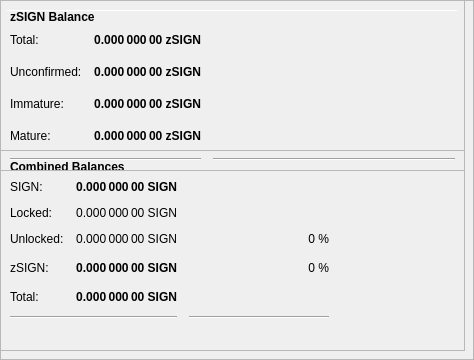
        <widget class="QFrame" name="frameObfuscation">
         <property name="minimumSize">
          <size>
           <width>0</width>
           <height>350</height>
          </size>
         </property>
         <property name="layoutDirection">
          <enum>Qt::LeftToRight</enum>
         </property>
         <property name="frameShape">
          <enum>QFrame::StyledPanel</enum>
         </property>
         <property name="frameShadow">
          <enum>QFrame::Raised</enum>
         </property>
         <widget class="QPushButton" name="runAutoDenom">
          <property name="geometry">
           <rect>
            <x>251</x>
            <y>17</y>
            <width>1</width>
            <height>1</height>
           </rect>
          </property>
          <property name="palette">
           <palette>
            <active>
             <colorrole role="WindowText">
              <brush brushstyle="SolidPattern">
               <color alpha="255">
                <red>0</red>
                <green>0</green>
                <blue>0</blue>
               </color>
              </brush>
             </colorrole>
             <colorrole role="Button">
              <brush brushstyle="SolidPattern">
               <color alpha="255">
                <red>239</red>
                <green>238</green>
                <blue>238</blue>
               </color>
              </brush>
             </colorrole>
             <colorrole role="Light">
              <brush brushstyle="SolidPattern">
               <color alpha="255">
                <red>255</red>
                <green>255</green>
                <blue>255</blue>
               </color>
              </brush>
             </colorrole>
             <colorrole role="Midlight">
              <brush brushstyle="SolidPattern">
               <color alpha="255">
                <red>247</red>
                <green>246</green>
                <blue>246</blue>
               </color>
              </brush>
             </colorrole>
             <colorrole role="Dark">
              <brush brushstyle="SolidPattern">
               <color alpha="255">
                <red>119</red>
                <green>119</green>
                <blue>119</blue>
               </color>
              </brush>
             </colorrole>
             <colorrole role="Mid">
              <brush brushstyle="SolidPattern">
               <color alpha="255">
                <red>159</red>
                <green>159</green>
                <blue>159</blue>
               </color>
              </brush>
             </colorrole>
             <colorrole role="Text">
              <brush brushstyle="SolidPattern">
               <color alpha="255">
                <red>0</red>
                <green>0</green>
                <blue>0</blue>
               </color>
              </brush>
             </colorrole>
             <colorrole role="BrightText">
              <brush brushstyle="SolidPattern">
               <color alpha="255">
                <red>255</red>
                <green>255</green>
                <blue>255</blue>
               </color>
              </brush>
             </colorrole>
             <colorrole role="ButtonText">
              <brush brushstyle="SolidPattern">
               <color alpha="255">
                <red>0</red>
                <green>0</green>
                <blue>0</blue>
               </color>
              </brush>
             </colorrole>
             <colorrole role="Base">
              <brush brushstyle="SolidPattern">
               <color alpha="255">
                <red>255</red>
                <green>255</green>
                <blue>255</blue>
               </color>
              </brush>
             </colorrole>
             <colorrole role="Window">
              <brush brushstyle="SolidPattern">
               <color alpha="255">
                <red>239</red>
                <green>238</green>
                <blue>238</blue>
               </color>
              </brush>
             </colorrole>
             <colorrole role="Shadow">
              <brush brushstyle="SolidPattern">
               <color alpha="255">
                <red>0</red>
                <green>0</green>
                <blue>0</blue>
               </color>
              </brush>
             </colorrole>
             <colorrole role="AlternateBase">
              <brush brushstyle="SolidPattern">
               <color alpha="255">
                <red>247</red>
                <green>246</green>
                <blue>246</blue>
               </color>
              </brush>
             </colorrole>
             <colorrole role="ToolTipBase">
              <brush brushstyle="SolidPattern">
               <color alpha="255">
                <red>255</red>
                <green>255</green>
                <blue>220</blue>
               </color>
              </brush>
             </colorrole>
             <colorrole role="ToolTipText">
              <brush brushstyle="SolidPattern">
               <color alpha="255">
                <red>0</red>
                <green>0</green>
                <blue>0</blue>
               </color>
              </brush>
             </colorrole>
            </active>
            <inactive>
             <colorrole role="WindowText">
              <brush brushstyle="SolidPattern">
               <color alpha="255">
                <red>0</red>
                <green>0</green>
                <blue>0</blue>
               </color>
              </brush>
             </colorrole>
             <colorrole role="Button">
              <brush brushstyle="SolidPattern">
               <color alpha="255">
                <red>239</red>
                <green>238</green>
                <blue>238</blue>
               </color>
              </brush>
             </colorrole>
             <colorrole role="Light">
              <brush brushstyle="SolidPattern">
               <color alpha="255">
                <red>255</red>
                <green>255</green>
                <blue>255</blue>
               </color>
              </brush>
             </colorrole>
             <colorrole role="Midlight">
              <brush brushstyle="SolidPattern">
               <color alpha="255">
                <red>247</red>
                <green>246</green>
                <blue>246</blue>
               </color>
              </brush>
             </colorrole>
             <colorrole role="Dark">
              <brush brushstyle="SolidPattern">
               <color alpha="255">
                <red>119</red>
                <green>119</green>
                <blue>119</blue>
               </color>
              </brush>
             </colorrole>
             <colorrole role="Mid">
              <brush brushstyle="SolidPattern">
               <color alpha="255">
                <red>159</red>
                <green>159</green>
                <blue>159</blue>
               </color>
              </brush>
             </colorrole>
             <colorrole role="Text">
              <brush brushstyle="SolidPattern">
               <color alpha="255">
                <red>0</red>
                <green>0</green>
                <blue>0</blue>
               </color>
              </brush>
             </colorrole>
             <colorrole role="BrightText">
              <brush brushstyle="SolidPattern">
               <color alpha="255">
                <red>255</red>
                <green>255</green>
                <blue>255</blue>
               </color>
              </brush>
             </colorrole>
             <colorrole role="ButtonText">
              <brush brushstyle="SolidPattern">
               <color alpha="255">
                <red>0</red>
                <green>0</green>
                <blue>0</blue>
               </color>
              </brush>
             </colorrole>
             <colorrole role="Base">
              <brush brushstyle="SolidPattern">
               <color alpha="255">
                <red>255</red>
                <green>255</green>
                <blue>255</blue>
               </color>
              </brush>
             </colorrole>
             <colorrole role="Window">
              <brush brushstyle="SolidPattern">
               <color alpha="255">
                <red>239</red>
                <green>238</green>
                <blue>238</blue>
               </color>
              </brush>
             </colorrole>
             <colorrole role="Shadow">
              <brush brushstyle="SolidPattern">
               <color alpha="255">
                <red>0</red>
                <green>0</green>
                <blue>0</blue>
               </color>
              </brush>
             </colorrole>
             <colorrole role="AlternateBase">
              <brush brushstyle="SolidPattern">
               <color alpha="255">
                <red>247</red>
                <green>246</green>
                <blue>246</blue>
               </color>
              </brush>
             </colorrole>
             <colorrole role="ToolTipBase">
              <brush brushstyle="SolidPattern">
               <color alpha="255">
                <red>255</red>
                <green>255</green>
                <blue>220</blue>
               </color>
              </brush>
             </colorrole>
             <colorrole role="ToolTipText">
              <brush brushstyle="SolidPattern">
               <color alpha="255">
                <red>0</red>
                <green>0</green>
                <blue>0</blue>
               </color>
              </brush>
             </colorrole>
            </inactive>
            <disabled>
             <colorrole role="WindowText">
              <brush brushstyle="SolidPattern">
               <color alpha="255">
                <red>119</red>
                <green>119</green>
                <blue>119</blue>
               </color>
              </brush>
             </colorrole>
             <colorrole role="Button">
              <brush brushstyle="SolidPattern">
               <color alpha="255">
                <red>239</red>
                <green>238</green>
                <blue>238</blue>
               </color>
              </brush>
             </colorrole>
             <colorrole role="Light">
              <brush brushstyle="SolidPattern">
               <color alpha="255">
                <red>255</red>
                <green>255</green>
                <blue>255</blue>
               </color>
              </brush>
             </colorrole>
             <colorrole role="Midlight">
              <brush brushstyle="SolidPattern">
               <color alpha="255">
                <red>247</red>
                <green>246</green>
                <blue>246</blue>
               </color>
              </brush>
             </colorrole>
             <colorrole role="Dark">
              <brush brushstyle="SolidPattern">
               <color alpha="255">
                <red>119</red>
                <green>119</green>
                <blue>119</blue>
               </color>
              </brush>
             </colorrole>
             <colorrole role="Mid">
              <brush brushstyle="SolidPattern">
               <color alpha="255">
                <red>159</red>
                <green>159</green>
                <blue>159</blue>
               </color>
              </brush>
             </colorrole>
             <colorrole role="Text">
              <brush brushstyle="SolidPattern">
               <color alpha="255">
                <red>119</red>
                <green>119</green>
                <blue>119</blue>
               </color>
              </brush>
             </colorrole>
             <colorrole role="BrightText">
              <brush brushstyle="SolidPattern">
               <color alpha="255">
                <red>255</red>
                <green>255</green>
                <blue>255</blue>
               </color>
              </brush>
             </colorrole>
             <colorrole role="ButtonText">
              <brush brushstyle="SolidPattern">
               <color alpha="255">
                <red>119</red>
                <green>119</green>
                <blue>119</blue>
               </color>
              </brush>
             </colorrole>
             <colorrole role="Base">
              <brush brushstyle="SolidPattern">
               <color alpha="255">
                <red>239</red>
                <green>238</green>
                <blue>238</blue>
               </color>
              </brush>
             </colorrole>
             <colorrole role="Window">
              <brush brushstyle="SolidPattern">
               <color alpha="255">
                <red>239</red>
                <green>238</green>
                <blue>238</blue>
               </color>
              </brush>
             </colorrole>
             <colorrole role="Shadow">
              <brush brushstyle="SolidPattern">
               <color alpha="255">
                <red>0</red>
                <green>0</green>
                <blue>0</blue>
               </color>
              </brush>
             </colorrole>
             <colorrole role="AlternateBase">
              <brush brushstyle="SolidPattern">
               <color alpha="255">
                <red>239</red>
                <green>238</green>
                <blue>238</blue>
               </color>
              </brush>
             </colorrole>
             <colorrole role="ToolTipBase">
              <brush brushstyle="SolidPattern">
               <color alpha="255">
                <red>255</red>
                <green>255</green>
                <blue>220</blue>
               </color>
              </brush>
             </colorrole>
             <colorrole role="ToolTipText">
              <brush brushstyle="SolidPattern">
               <color alpha="255">
                <red>0</red>
                <green>0</green>
                <blue>0</blue>
               </color>
              </brush>
             </colorrole>
            </disabled>
           </palette>
          </property>
          <property name="focusPolicy">
           <enum>Qt::NoFocus</enum>
          </property>
          <property name="autoFillBackground">
           <bool>true</bool>
          </property>
          <property name="text">
           <string/>
          </property>
          <property name="flat">
           <bool>true</bool>
          </property>
         </widget>
         <widget class="Line" name="line">
          <property name="geometry">
           <rect>
            <x>7</x>
            <y>10</y>
            <width>451</width>
            <height>1</height>
           </rect>
          </property>
          <property name="orientation">
           <enum>Qt::Horizontal</enum>
          </property>
         </widget>
         <widget class="QFrame" name="frame_3">
          <property name="geometry">
           <rect>
            <x>0</x>
            <y>150</y>
            <width>465</width>
            <height>201</height>
           </rect>
          </property>
          <property name="frameShape">
           <enum>QFrame::StyledPanel</enum>
          </property>
          <property name="frameShadow">
           <enum>QFrame::Raised</enum>
          </property>
          <layout class="QVBoxLayout" name="verticalLayout_5">
           <item>
            <layout class="QHBoxLayout" name="horizontalLayout_5" stretch="0">
             <item>
              <widget class="QLabel" name="label_5z">
               <property name="maximumSize">
                <size>
                 <width>16777215</width>
                 <height>20</height>
                </size>
               </property>
               <property name="font">
                <font>
                 <weight>75</weight>
                 <bold>true</bold>
                </font>
               </property>
               <property name="toolTip">
                <string>Combined Balances (including unconfirmed and immature coins)</string>
               </property>
               <property name="text">
                <string>&lt;html&gt;&lt;head/&gt;&lt;body&gt;&lt;p&gt;Combined Balances&lt;/p&gt;&lt;/body&gt;&lt;/html&gt;</string>
               </property>
              </widget>
             </item>
            </layout>
           </item>
           <item>
            <layout class="QGridLayout" name="gridLayout_3">
             <property name="spacing">
              <number>12</number>
             </property>
             <item row="7" column="0" colspan="2">
              <widget class="Line" name="lineSpendableBalance_3">
               <property name="orientation">
                <enum>Qt::Horizontal</enum>
               </property>
              </widget>
             </item>
             <item row="7" column="2">
              <widget class="Line" name="lineWatchBalance_3">
               <property name="sizePolicy">
                <sizepolicy hsizetype="Preferred" vsizetype="Fixed">
                 <horstretch>0</horstretch>
                 <verstretch>0</verstretch>
                </sizepolicy>
               </property>
               <property name="minimumSize">
                <size>
                 <width>140</width>
                 <height>0</height>
                </size>
               </property>
               <property name="orientation">
                <enum>Qt::Horizontal</enum>
               </property>
              </widget>
             </item>
             <item row="4" column="1">
              <widget class="QLabel" name="labelzBalancez">
               <property name="font">
                <font>
                 <weight>75</weight>
                 <bold>true</bold>
                </font>
               </property>
               <property name="cursor">
                <cursorShape>IBeamCursor</cursorShape>
               </property>
               <property name="toolTip">
                <string>Total of transactions that have yet to be confirmed, and do not yet count toward the spendable balance</string>
               </property>
               <property name="text">
                <string notr="true">0.000 000 00 SIGN</string>
               </property>
               <property name="alignment">
                <set>Qt::AlignRight|Qt::AlignTrailing|Qt::AlignVCenter</set>
               </property>
               <property name="textInteractionFlags">
                <set>Qt::LinksAccessibleByMouse|Qt::TextSelectableByKeyboard|Qt::TextSelectableByMouse</set>
               </property>
              </widget>
             </item>
             <item row="6" column="1">
              <widget class="QLabel" name="labelTotalz">
               <property name="font">
                <font>
                 <weight>75</weight>
                 <bold>true</bold>
                </font>
               </property>
               <property name="cursor">
                <cursorShape>IBeamCursor</cursorShape>
               </property>
               <property name="toolTip">
                <string>Total Balance, including unconfirmed and immature coins.</string>
               </property>
               <property name="text">
                <string notr="true">0.000 000 00 SIGN</string>
               </property>
               <property name="alignment">
                <set>Qt::AlignRight|Qt::AlignTrailing|Qt::AlignVCenter</set>
               </property>
               <property name="textInteractionFlags">
                <set>Qt::LinksAccessibleByMouse|Qt::TextSelectableByKeyboard|Qt::TextSelectableByMouse</set>
               </property>
              </widget>
             </item>
             <item row="4" column="3">
              <spacer name="horizontalSpacer_6">
               <property name="orientation">
                <enum>Qt::Horizontal</enum>
               </property>
               <property name="sizeHint" stdset="0">
                <size>
                 <width>40</width>
                 <height>20</height>
                </size>
               </property>
              </spacer>
             </item>
             <item row="6" column="0">
              <widget class="QLabel" name="labelTotalTextz">
               <property name="text">
                <string>Total:</string>
               </property>
              </widget>
             </item>
             <item row="1" column="0">
              <widget class="QLabel" name="labelBalanceTextz">
               <property name="text">
                <string>SIGN:</string>
               </property>
              </widget>
             </item>
             <item row="1" column="1">
              <widget class="QLabel" name="labelBalancez">
               <property name="font">
                <font>
                 <weight>75</weight>
                 <bold>true</bold>
                </font>
               </property>
               <property name="cursor">
                <cursorShape>IBeamCursor</cursorShape>
               </property>
               <property name="toolTip">
                <string>Your current spendable balance</string>
               </property>
               <property name="text">
                <string notr="true">0.000 000 00 SIGN</string>
               </property>
               <property name="alignment">
                <set>Qt::AlignRight|Qt::AlignTrailing|Qt::AlignVCenter</set>
               </property>
               <property name="textInteractionFlags">
                <set>Qt::LinksAccessibleByMouse|Qt::TextSelectableByKeyboard|Qt::TextSelectableByMouse</set>
               </property>
              </widget>
             </item>
             <item row="4" column="0">
              <widget class="QLabel" name="labelzBalanceTextz">
               <property name="toolTip">
                <string/>
               </property>
               <property name="text">
                <string>zSIGN:</string>
               </property>
              </widget>
             </item>
             <item row="4" column="2">
              <widget class="QLabel" name="labelzSIGNPercent">
               <property name="toolTip">
                <string>Current percentage of zSIGN.
If AutoMint is enabled this percentage will settle around the configured AutoMint percentage (default = 10%)</string>
               </property>
               <property name="text">
                <string>0 %</string>
               </property>
               <property name="alignment">
                <set>Qt::AlignRight|Qt::AlignTrailing|Qt::AlignVCenter</set>
               </property>
              </widget>
             </item>
             <item row="6" column="2">
              <widget class="QLabel" name="label100Percent">
               <property name="text">
                <string/>
               </property>
               <property name="alignment">
                <set>Qt::AlignRight|Qt::AlignTrailing|Qt::AlignVCenter</set>
               </property>
              </widget>
             </item>
             <item row="2" column="1">
              <widget class="QLabel" name="labelLockedBalance">
               <property name="toolTip">
                <string>Locked SIGN or Masternode collaterals. These are excluded from zSIGN minting.</string>
               </property>
               <property name="text">
                <string>0.000 000 00 SIGN</string>
               </property>
               <property name="alignment">
                <set>Qt::AlignRight|Qt::AlignTrailing|Qt::AlignVCenter</set>
               </property>
              </widget>
             </item>
             <item row="2" column="0">
              <widget class="QLabel" name="labelLockedBalanceText">
               <property name="toolTip">
                <string>Locked SIGN or Masternode collaterals. These are excluded from zSIGN minting.</string>
               </property>
               <property name="text">
                <string>Locked:</string>
               </property>
              </widget>
             </item>
             <item row="3" column="0">
              <widget class="QLabel" name="labelUnLockedBalanceText">
               <property name="toolTip">
                <string>Unlocked SIGNs. These can be used for zSIGN minting.</string>
               </property>
               <property name="text">
                <string>Unlocked:</string>
               </property>
              </widget>
             </item>
             <item row="3" column="1">
              <widget class="QLabel" name="labelUnLockedBalance">
               <property name="toolTip">
                <string>Unlocked SIGNs. These can be used for zSIGN minting.</string>
               </property>
               <property name="text">
                <string>0.000 000 00 SIGN</string>
               </property>
               <property name="alignment">
                <set>Qt::AlignRight|Qt::AlignTrailing|Qt::AlignVCenter</set>
               </property>
              </widget>
             </item>
             <item row="3" column="2">
              <widget class="QLabel" name="labelSIGNPercent">
               <property name="text">
                <string>0 %</string>
               </property>
               <property name="alignment">
                <set>Qt::AlignRight|Qt::AlignTrailing|Qt::AlignVCenter</set>
               </property>
              </widget>
             </item>
            </layout>
           </item>
           <item>
            <spacer name="verticalSpacer">
             <property name="orientation">
              <enum>Qt::Vertical</enum>
             </property>
             <property name="sizeHint" stdset="0">
              <size>
               <width>20</width>
               <height>40</height>
              </size>
             </property>
            </spacer>
           </item>
          </layout>
         </widget>
         <widget class="QFrame" name="frame_4">
          <property name="geometry">
           <rect>
            <x>0</x>
            <y>0</y>
            <width>465</width>
            <height>171</height>
           </rect>
          </property>
          <property name="frameShape">
           <enum>QFrame::StyledPanel</enum>
          </property>
          <property name="frameShadow">
           <enum>QFrame::Raised</enum>
          </property>
          <layout class="QVBoxLayout" name="verticalLayout_7">
           <item>
            <layout class="QHBoxLayout" name="horizontalLayout_8" stretch="0">
             <item>
              <widget class="QLabel" name="label_5z_3">
               <property name="maximumSize">
                <size>
                 <width>16777215</width>
                 <height>20</height>
                </size>
               </property>
               <property name="font">
                <font>
                 <weight>75</weight>
                 <bold>true</bold>
                </font>
               </property>
               <property name="text">
                <string>zSIGN Balance</string>
               </property>
              </widget>
             </item>
            </layout>
           </item>
           <item>
            <layout class="QGridLayout" name="gridLayout_5">
             <property name="spacing">
              <number>12</number>
             </property>
             <item row="4" column="0">
              <widget class="QLabel" name="labelzBalanceMatureText">
               <property name="toolTip">
                <string>Mature: more than 20 confirmation and more than 1 mints of the same denomination after it was minted.
These zSIGN are spendable.</string>
               </property>
               <property name="text">
                <string>Mature:</string>
               </property>
              </widget>
             </item>
             <item row="5" column="0" colspan="2">
              <widget class="Line" name="lineSpendableBalance_5">
               <property name="orientation">
                <enum>Qt::Horizontal</enum>
               </property>
              </widget>
             </item>
             <item row="1" column="1">
              <widget class="QLabel" name="labelzBalance">
               <property name="font">
                <font>
                 <weight>75</weight>
                 <bold>true</bold>
                </font>
               </property>
               <property name="cursor">
                <cursorShape>IBeamCursor</cursorShape>
               </property>
               <property name="toolTip">
                <string>All available zSIGN, unconfirmed and immature zSIGN included.</string>
               </property>
               <property name="text">
                <string notr="true">0.000 000 00 zSIGN</string>
               </property>
               <property name="alignment">
                <set>Qt::AlignRight|Qt::AlignTrailing|Qt::AlignVCenter</set>
               </property>
               <property name="textInteractionFlags">
                <set>Qt::LinksAccessibleByMouse|Qt::TextSelectableByKeyboard|Qt::TextSelectableByMouse</set>
               </property>
              </widget>
             </item>
             <item row="5" column="2">
              <widget class="Line" name="lineWatchBalance_5">
               <property name="sizePolicy">
                <sizepolicy hsizetype="Preferred" vsizetype="Fixed">
                 <horstretch>0</horstretch>
                 <verstretch>0</verstretch>
                </sizepolicy>
               </property>
               <property name="minimumSize">
                <size>
                 <width>140</width>
                 <height>0</height>
                </size>
               </property>
               <property name="orientation">
                <enum>Qt::Horizontal</enum>
               </property>
              </widget>
             </item>
             <item row="1" column="0">
              <widget class="QLabel" name="labelzBalanceText">
               <property name="toolTip">
                <string>All available zSIGN, unconfirmed and immature zSIGN included.</string>
               </property>
               <property name="text">
                <string>Total:</string>
               </property>
              </widget>
             </item>
             <item row="1" column="2">
              <spacer name="horizontalSpacer_8">
               <property name="orientation">
                <enum>Qt::Horizontal</enum>
               </property>
               <property name="sizeHint" stdset="0">
                <size>
                 <width>40</width>
                 <height>20</height>
                </size>
               </property>
              </spacer>
             </item>
             <item row="4" column="2">
              <spacer name="horizontalSpacer_4">
               <property name="orientation">
                <enum>Qt::Horizontal</enum>
               </property>
               <property name="sizeHint" stdset="0">
                <size>
                 <width>40</width>
                 <height>20</height>
                </size>
               </property>
              </spacer>
             </item>
             <item row="4" column="1">
              <widget class="QLabel" name="labelzBalanceMature">
               <property name="font">
                <font>
                 <weight>75</weight>
                 <bold>true</bold>
                </font>
               </property>
               <property name="toolTip">
                <string>Mature: more than 20 confirmation and more than 1 mints of the same denomination after it was minted.
These zSIGN are spendable.</string>
               </property>
               <property name="text">
                <string>0.000 000 00 zSIGN</string>
               </property>
               <property name="alignment">
                <set>Qt::AlignRight|Qt::AlignTrailing|Qt::AlignVCenter</set>
               </property>
              </widget>
             </item>
             <item row="2" column="0">
              <widget class="QLabel" name="labelzBalanceUnconfirmedText">
               <property name="toolTip">
                <string>Unconfirmed: less than 20 confirmations
Immature: confirmed, but less than 1 mints of the same denomination after it was minted</string>
               </property>
               <property name="text">
                <string>Unconfirmed:</string>
               </property>
              </widget>
             </item>
             <item row="2" column="1">
              <widget class="QLabel" name="labelzBalanceUnconfirmed">
               <property name="font">
                <font>
                 <weight>75</weight>
                 <bold>true</bold>
                </font>
               </property>
               <property name="toolTip">
                <string>Unconfirmed: less than 20 confirmations
Immature: confirmed, but less than 1 mints of the same denomination after it was minted</string>
               </property>
               <property name="text">
                <string>0.000 000 00 zSIGN</string>
               </property>
               <property name="alignment">
                <set>Qt::AlignRight|Qt::AlignTrailing|Qt::AlignVCenter</set>
               </property>
              </widget>
             </item>
             <item row="2" column="2">
              <spacer name="horizontalSpacer_5">
               <property name="orientation">
                <enum>Qt::Horizontal</enum>
               </property>
               <property name="sizeHint" stdset="0">
                <size>
                 <width>40</width>
                 <height>20</height>
                </size>
               </property>
              </spacer>
             </item>
             <item row="3" column="0">
              <widget class="QLabel" name="labelzBalanceImmatureText">
               <property name="toolTip">
                <string>Unconfirmed: less than 20 confirmations
Immature: confirmed, but less than 1 mints of the same denomination after it was minted</string>
               </property>
               <property name="text">
                <string>Immature:</string>
               </property>
              </widget>
             </item>
             <item row="3" column="1">
              <widget class="QLabel" name="labelzBalanceImmature">
               <property name="font">
                <font>
                 <weight>75</weight>
                 <bold>true</bold>
                </font>
               </property>
               <property name="toolTip">
                <string>Unconfirmed: less than 20 confirmations
Immature: confirmed, but less than 1 mints of the same denomination after it was minted</string>
               </property>
               <property name="text">
                <string>0.000 000 00 zSIGN</string>
               </property>
               <property name="alignment">
                <set>Qt::AlignRight|Qt::AlignTrailing|Qt::AlignVCenter</set>
               </property>
              </widget>
             </item>
             <item row="3" column="2">
              <spacer name="horizontalSpacer_7">
               <property name="orientation">
                <enum>Qt::Horizontal</enum>
               </property>
               <property name="sizeHint" stdset="0">
                <size>
                 <width>40</width>
                 <height>20</height>
                </size>
               </property>
              </spacer>
             </item>
            </layout>
           </item>
          </layout>
         </widget>
        </widget>
